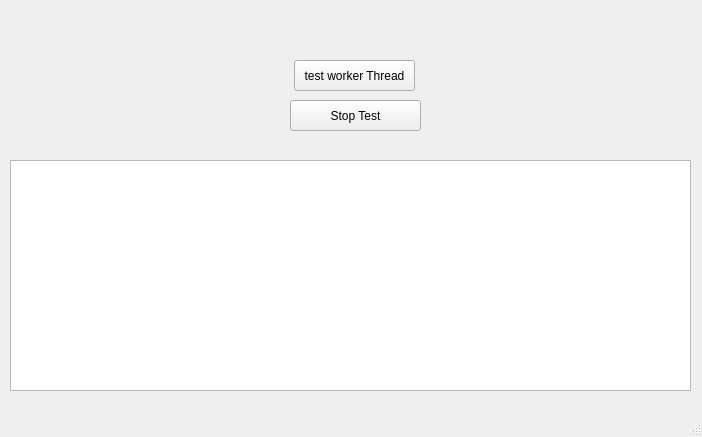
<?xml version="1.0" encoding="UTF-8"?>
<ui version="4.0">
 <class>MainWindow</class>
 <widget class="QMainWindow" name="MainWindow">
  <property name="geometry">
   <rect>
    <x>0</x>
    <y>0</y>
    <width>702</width>
    <height>437</height>
   </rect>
  </property>
  <property name="windowTitle">
   <string>MainWindow</string>
  </property>
  <widget class="QWidget" name="centralwidget">
   <widget class="QPlainTextEdit" name="txt_debug">
    <property name="geometry">
     <rect>
      <x>10</x>
      <y>160</y>
      <width>681</width>
      <height>231</height>
     </rect>
    </property>
   </widget>
   <widget class="QPushButton" name="test_worker_btn">
    <property name="geometry">
     <rect>
      <x>294</x>
      <y>60</y>
      <width>121</width>
      <height>31</height>
     </rect>
    </property>
    <property name="text">
     <string>test worker Thread</string>
    </property>
   </widget>
   <widget class="QPushButton" name="stop_test_btn">
    <property name="geometry">
     <rect>
      <x>290</x>
      <y>100</y>
      <width>131</width>
      <height>31</height>
     </rect>
    </property>
    <property name="text">
     <string>Stop Test</string>
    </property>
   </widget>
  </widget>
  <widget class="QMenuBar" name="menubar">
   <property name="geometry">
    <rect>
     <x>0</x>
     <y>0</y>
     <width>702</width>
     <height>21</height>
    </rect>
   </property>
  </widget>
  <widget class="QStatusBar" name="statusbar"/>
 </widget>
 <resources/>
 <connections/>
</ui>
